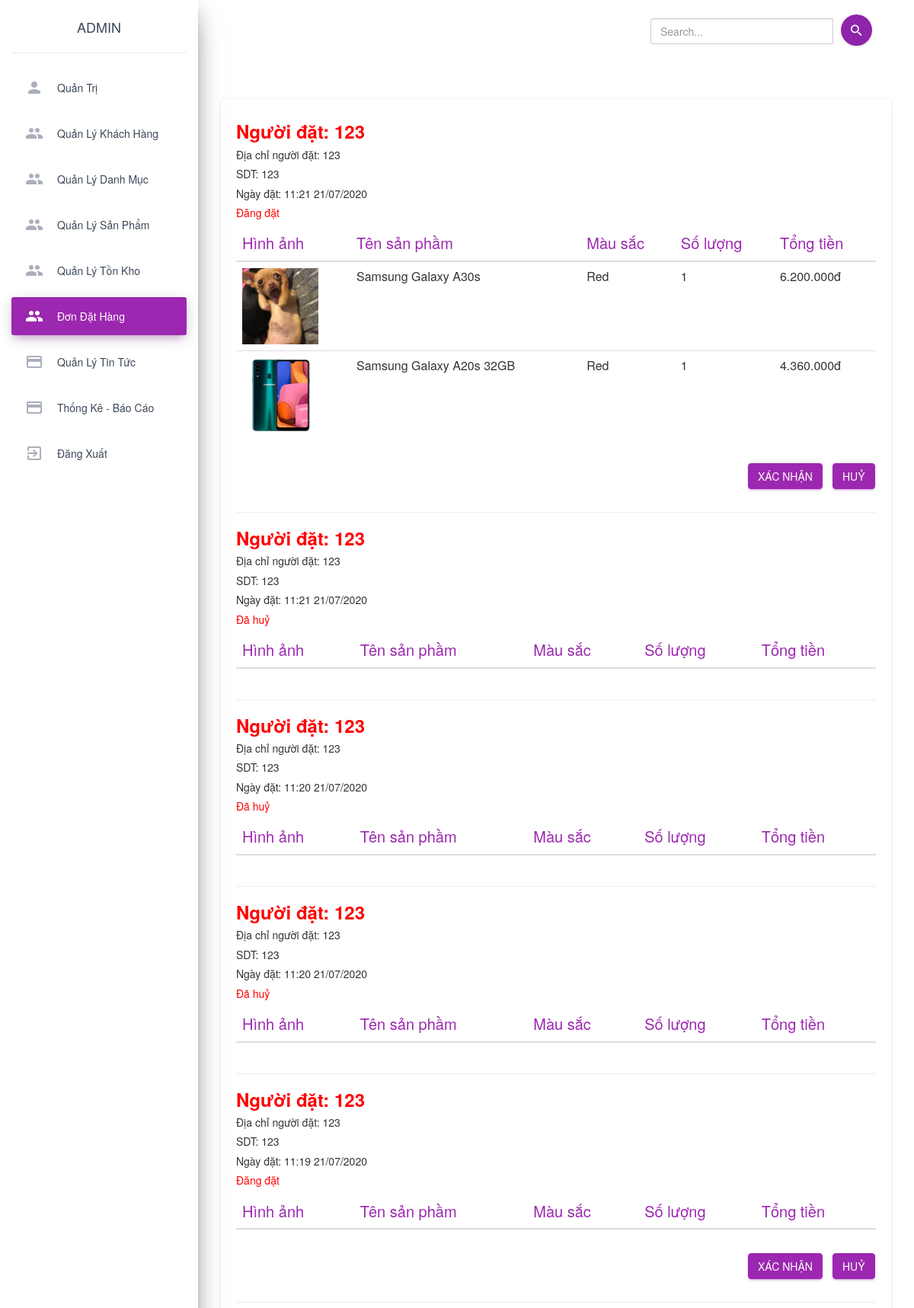
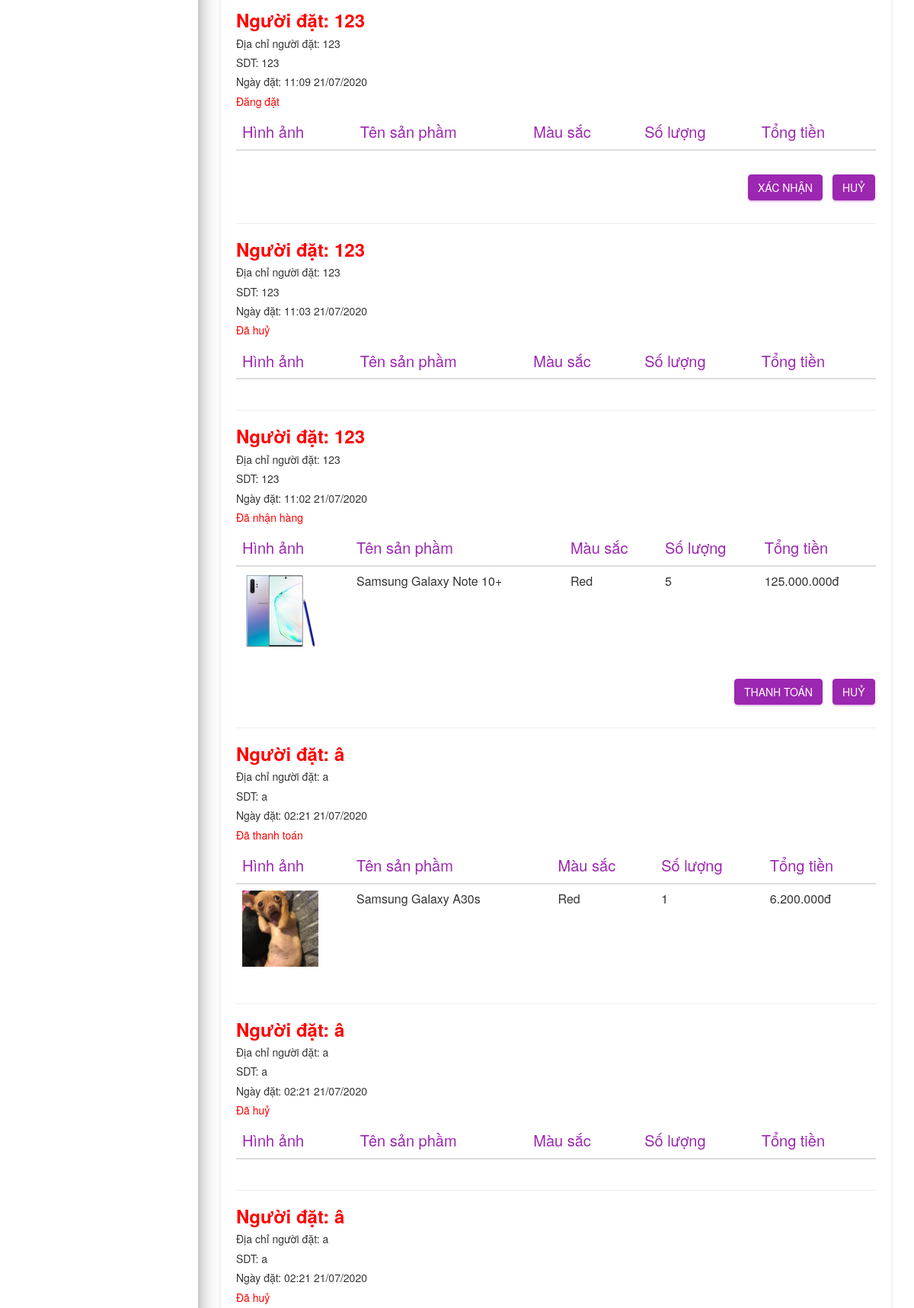
The app's page /admin/index.php?page=request (signed in, upper part) with its own data (2 pictures, top to bottom).
### tables this page shows
CREATE TABLE `cart` (
  `id` int(11) NOT NULL,
  `order_date` text NOT NULL,
  `status` int(11) NOT NULL,
  `username` char(50) NOT NULL
);

CREATE TABLE `account` (
  `username` char(50) NOT NULL,
  `password` text NOT NULL,
  `name` text NOT NULL,
  `phone` text NOT NULL,
  `address` text NOT NULL,
  `type` int(11) NOT NULL
);

CREATE TABLE `cart_detail` (
  `id_cart` int(11) NOT NULL,
  `id_item` int(11) NOT NULL,
  `count` int(11) NOT NULL,
  `price` int(11) NOT NULL,
  `size` text NOT NULL
);

CREATE TABLE `item` (
  `name` text NOT NULL,
  `producer` text NOT NULL,
  `price` int(11) NOT NULL,
  `quantity` int(11) NOT NULL,
  `desc` text NOT NULL,
  `id` int(11) NOT NULL,
  `id_group` int(11) NOT NULL
);

### connection.php (called while the page is built, shortened)
<?php
function getStatus($status){
	switch ($status) {
		case -1:
		return "Đã huỷ";
		case 0:
		return "Đăng đặt";
		case 1:
		return "Đã xác nhận";
		case 2:
		return "Đã nhận hàng";
		default:
		return "Đã thanh toán";
	}
}
function getStatusAction($status){
	switch ($status) {
		case 0:
		return "Xác nhận";
		case 1:
		return "Giao hàng";
		case 2:
		return "Thanh toán";
	}
}
function formatPrice($priceFloat) {
	$symbol = 'đ';
	$symbol_thousand = '.';
	$decimal_place = 0;
	$price = number_format($priceFloat, $decimal_place, '', $symbol_thousand);
	return $price.$symbol;
}
?>

### admin/request/index.php (the view, shortened to what this page needs)
<?php
function render_row($row){
	$image = $row['image'];
	$name = $row['name'];
	$price = formatPrice($row['price']);
	$count = $row['count'];
	$size = $row['size'];
	echo "<tr>
	<td style=width:150px>
	<img  width=100 height=100 src='../$image'>
	</td>
	<td>
	$name
	</td>
	<td>
	$size
	</td>
	<td >
	$count
	</td>
	<td>
	$price
	</td>
	</tr>";
}
$sql = "SELECT * FROM cart a inner join account b on a.username = b.username order by id desc";
$query = $conn -> query($sql);
while ($row = $query -> fetch_array()) {
	?>
	<div>
		<h3 style="color: red">
			<b>Người đặt: <?php echo $row['name']?></b>
		</h3>
		<h5>Địa chỉ người đặt: <?php echo $row['address']?></h5>
		<h5>SDT: <?php echo $row['phone']?></h5>
		<h5>Ngày đặt: <?php echo $row['order_date']?></h5>
		<h5 style="color: red"><?php echo getStatus($row['status'])?></h5>
		<div class="table-responsive">
			<table class="table">
				<thead class="text-primary">
					<th style="font-size: 15pt;">
						Hình ảnh
					</th>
					<th style="font-size: 15pt;">
						Tên sản phầm
					</th>
					<th style="font-size: 15pt">
						Màu sắc
					</th>
					<th style="font-size: 15pt">
						Số lượng
					</th>
					<th style="font-size: 15pt;">
						Tổng tiền
					</th>
				</thead>
				<tbody>
					<?php
					$sql =  "SELECT a.*, b.name, (select url from image where id_item = b.id limit 1) as image from cart_detail a inner join item b on a.id_item = b.id where id_cart = ".$row['id'];
					$query1 = $conn -> query($sql);
					while ($row1 = $query1-> fetch_array()) {
						render_row($row1);
					}
					?>
				</tbody>
			</table>
		</div>
		<?php
		if ($row['status'] <= 2 && $row['status'] >= 0) {
			?>
			<form method="post">
				<div class="form-group" style="text-align: right;">
					<button type="submit" class="btn btn-primary" name="confirm" value="<?php echo $row['id']?>">
						<?php
						echo getStatusAction($row['status']);
						?>
					</button>
					<button style="margin-left: 10px;" type="submit" value="<?php echo $row['id']?>" name="cancel" id='add' class='btn btn-primary'>Huỷ</button>
				</div>
			</form>
			<?php
		}
		?>
		<hr/>
	</div>
	<?php
}
?>

### records on screen
cart: account.name "123", account.address "123", account.phone "123", order_date "11:21 21/07/2020", status "Đăng đặt", $row['id'] 48 (drawn), status "XÁC NHẬN"
cart_detail: id_item.name "Samsung Galaxy A30s", size "Red", count "1", price "6.200.000đ"
cart_detail: shows a picture, id_item.name "Samsung Galaxy A20s 32GB", size "Red", count "1", price "4.360.000đ"
cart: account.name "123", account.address "123", account.phone "123", order_date "11:21 21/07/2020", status "Đã huỷ"
cart: account.name "123", account.address "123", account.phone "123", order_date "11:20 21/07/2020", status "Đã huỷ"
cart: account.name "123", account.address "123", account.phone "123", order_date "11:20 21/07/2020", status "Đã huỷ"
cart: account.name "123", account.address "123", account.phone "123", order_date "11:19 21/07/2020", status "Đăng đặt", $row['id'] 44 (drawn), status "XÁC NHẬN"
cart: account.name "123", account.address "123", account.phone "123", order_date "11:09 21/07/2020", status "Đăng đặt", $row['id'] 43 (drawn), status "XÁC NHẬN"
cart: account.name "123", account.address "123", account.phone "123", order_date "11:03 21/07/2020", status "Đã huỷ"
cart: account.name "123", account.address "123", account.phone "123", order_date "11:02 21/07/2020", status "Đã nhận hàng", $row['id'] 41 (drawn), status "THANH TOÁN"
cart_detail: shows a picture, id_item.name "Samsung Galaxy Note 10+", size "Red", count "5", price "125.000.000đ"
cart: account.name "â", account.address "a", account.phone "a", order_date "02:21 21/07/2020", status "Đã thanh toán"
cart_detail: id_item.name "Samsung Galaxy A30s", size "Red", count "1", price "6.200.000đ"
cart: account.name "â", account.address "a", account.phone "a", order_date "02:21 21/07/2020", status "Đã huỷ"
cart: account.name "â", account.address "a", account.phone "a", order_date "02:21 21/07/2020", status "Đã huỷ"

### other values on screen
$_SESSION['name'] "ADMIN"
